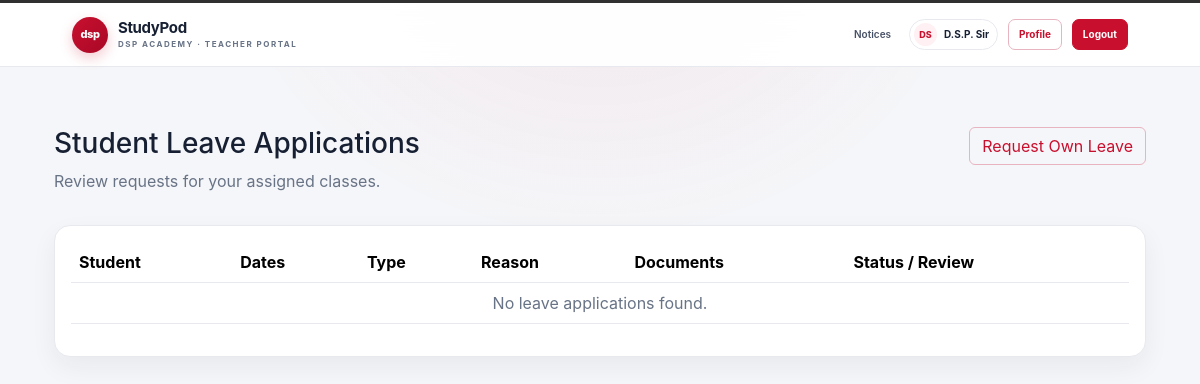
The app's page /academics/teacher/leaves/ (signed in), older data.
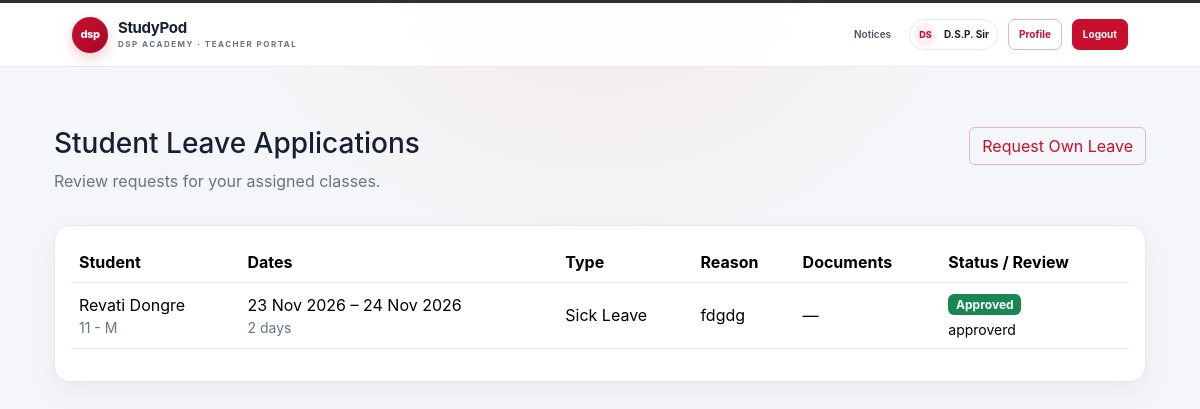
The same page, newer data.
### accounts/models.py (models this page shows, shortened)
class User(AbstractUser):
    class Role(models.TextChoices):
        TEACHER = "TEACHER", "Teacher"
        STUDENT = "STUDENT", "Student"
        PARENT = "PARENT", "Parent"
    role = models.CharField(
        max_length=10,
        choices=Role.choices,
        default=Role.STUDENT,
    )

class StudentProfile(models.Model):
    user = models.OneToOneField(
        User,
        on_delete=models.CASCADE,
        related_name="student_profile"
    )
    roll_number = models.CharField(max_length=50, unique=True)
    batch = models.CharField(max_length=50, blank=True, default="")
    phone_number = models.CharField(max_length=20, blank=True, default="")
    profile_picture = models.ImageField(
        upload_to="student_profiles/",
        blank=True,
    )
    student_class = models.ForeignKey(
        "academics.Class",
        on_delete=models.SET_NULL,
        null=True,
        blank=True,
        related_name="students"
    )
    parent = models.ForeignKey(
        "ParentProfile",
        on_delete=models.SET_NULL,
        null=True,
        blank=True,
        related_name="students"
    )
    mentor = models.ForeignKey(
        "TeacherProfile",
        on_delete=models.SET_NULL,
        null=True,
        blank=True,
        related_name="mentees",
    )

### academics/models.py (models this page shows, shortened)
class LeaveApplication(models.Model):
    class LeaveType(models.TextChoices):
        SICK = "SICK", "Sick Leave"
        PERSONAL = "PERSONAL", "Casual / Personal Leave"
        EMERGENCY = "EMERGENCY", "Emergency"
        OFFICIAL = "OFFICIAL", "Official / Extracurricular Event"
    class Status(models.TextChoices):
        PENDING = "PENDING", "Pending"
        APPROVED = "APPROVED", "Approved"
        REJECTED = "REJECTED", "Rejected"
        CANCELLED = "CANCELLED", "Cancelled"
    student = models.ForeignKey(
        "accounts.StudentProfile", on_delete=models.CASCADE, related_name="leave_applications"
    )
    student_class = models.ForeignKey(
        Class, on_delete=models.SET_NULL, null=True, related_name="leave_applications"
    )
    leave_type = models.CharField(max_length=12, choices=LeaveType.choices)
    start_date = models.DateField()
    end_date = models.DateField()
    reason = models.TextField()
    parent_acknowledgement = models.BooleanField(default=False)
    status = models.CharField(max_length=10, choices=Status.choices, default=Status.PENDING)
    reviewer = models.ForeignKey(
        "accounts.User", on_delete=models.SET_NULL, null=True, blank=True, related_name="reviewed_leave_applications"
    )
    review_note = models.TextField(blank=True)
    created_at = models.DateTimeField(auto_now_add=True)
    reviewed_at = models.DateTimeField(null=True, blank=True)
    class Meta:
        ordering = ("-created_at", "-pk")
        constraints = [
            models.UniqueConstraint(
                fields=("student", "start_date", "end_date"),
                condition=models.Q(status__in=("PENDING", "APPROVED")),
                name="unique_active_student_leave_range",
            ),
            models.CheckConstraint(
                condition=models.Q(end_date__gte=models.F("start_date")),
                name="leave_end_on_or_after_start",
            ),
        ]
    @property
    def total_days(self):
        return (self.end_date - self.start_date).days + 1

class Class(models.Model):
    name = models.CharField(max_length=50)
    section = models.CharField(max_length=10)
    academic_year = models.CharField(max_length=20)
    def __str__(self):
        return f"{self.name} - {self.section}"

### academics/views.py (the view)
# urls.py: path("teacher/leaves/", views.teacher_leave_page, name="teacher_leave_page"),
@login_required
def teacher_leave_page(request):
    if request.user.role != "TEACHER" and not request.user.is_staff:
        return redirect("dashboard")
    applications = LeaveApplication.objects.select_related("student__user", "student_class").filter(
        student_class__in=Class.objects.filter(teaching_assignments__teacher__user=request.user)
    )
    if request.user.is_staff and request.user.role != "TEACHER":
        applications = LeaveApplication.objects.select_related("student__user", "student_class").all()
    applications = applications.prefetch_related("attachments")
    return render(request, "academics/teacher_leave.html", {"applications": applications})

### academics/templates/academics/teacher_leave.html (shortened to what this page needs)
{% extends "accounts/base.html" %}
{% block content %}
<div class="container mt-4"><div class="d-flex justify-content-between align-items-start flex-wrap gap-3 mb-3"><div><h1 class="h3">Student Leave Applications</h1><p class="text-muted">Review requests for your assigned classes.</p></div><a class="btn btn-outline-primary" href="{% url 'teacher_leave_request' %}">Request Own Leave</a></div>
<div class="card"><div class="card-body"><div class="table-responsive"><table class="table align-middle"><thead><tr><th>Student</th><th>Dates</th><th>Type</th><th>Reason</th><th>Documents</th><th>Status / Review</th></tr></thead><tbody>
{% for application in applications %}<tr><td>{{ application.student.user.get_full_name|default:application.student.user.username }}<div class="small text-muted">{{ application.student_class }}</div></td><td>{{ application.start_date|date:"d M Y" }} – {{ application.end_date|date:"d M Y" }}<div class="small text-muted">{{ application.total_days }} day{{ application.total_days|pluralize }}</div></td><td>{{ application.get_leave_type_display }}</td><td>{{ application.reason }}</td><td>{% for attachment in application.attachments.all %}<a href="{% url 'leave_attachment_download' attachment.pk %}">{{ attachment.file.name|cut:"leave_attachments/" }}</a><br>{% empty %}—{% endfor %}</td><td>
{% if application.status == "PENDING" %}<form class="leave-review-form" method="post" action="{% url 'leave_review_api' application.pk %}">{% csrf_token %}<textarea class="form-control form-control-sm mb-2" name="review_note" rows="2" placeholder="Instructor note (optional)"></textarea><div class="d-flex gap-2"><button class="btn btn-sm btn-success" name="status" value="APPROVED">Approve</button><button class="btn btn-sm btn-danger" name="status" value="REJECTED">Reject</button></div></form>{% else %}<span class="badge {% if application.status == "APPROVED" %}text-bg-success{% elif application.status == "REJECTED" %}text-bg-danger{% else %}text-bg-secondary{% endif %}">{{ application.get_status_display }}</span><div class="small mt-1">{{ application.review_note|default:"No instructor note." }}</div>{% endif %}</td></tr>
{% empty %}<tr><td colspan="6" class="text-center text-muted">No leave applications found.</td></tr>{% endfor %}</tbody></table></div></div></div></div>
{% endblock %}

### accounts/templates/accounts/base.html (shortened to what this page needs)
<!DOCTYPE html>
<html lang="en">
<head>
    <link href="https://cdn.jsdelivr.net/npm/bootstrap@5.3.3/dist/css/bootstrap.min.css" rel="stylesheet">
</head>
<body class="{% if user.is_authenticated and user.role == 'STUDENT' %}student-portal{% elif user.is_authenticated and user.role == 'TEACHER' or user.is_authenticated and user.role == 'PARENT' %}teacher-parent-portal{% else %}bg-light{% endif %}">
    {% block navigation %}
    {% if user.is_authenticated and user.role == "STUDENT" or user.is_authenticated and user.role == "TEACHER" or user.is_authenticated and user.role == "PARENT" %}
        {% include "accounts/partials/student_portal_header.html" %}
    {% endif %}
    {% endblock %}
    <main class="container py-5">
        {% block content %}{% endblock %}
    </main>
</body>
</html>

### accounts/templates/accounts/partials/student_portal_header.html
<nav class="navbar navbar-expand-lg student-nav" aria-label="Student portal">
    <div class="container-fluid student-nav-inner">
        <a class="student-brand" href="{% url 'dashboard' %}" aria-label="StudyPod student dashboard">
            <span class="student-brand-mark">dsp</span>
            <span class="student-brand-copy">
                <strong>StudyPod</strong>
                <small>DSP ACADEMY · {% if user.role == "TEACHER" %}TEACHER PORTAL{% elif user.role == "PARENT" %}PARENT PORTAL{% else %}STUDENT PORTAL{% endif %}</small>
            </span>
        </a>
        <div class="student-nav-links">
            <a href="{% url 'notices' %}">Notices</a>
            <span class="student-user-chip">
                <span class="student-avatar">{% if user.first_name and user.last_name %}{{ user.first_name|first|upper }}{{ user.last_name|first|upper }}{% else %}{{ user.get_full_name|default:user.username|first|upper }}{% endif %}</span>
                {{ user.get_full_name|default:user.username }}
            </span>
            <a class="student-nav-button" href="{% url 'profile' %}">Profile</a>
            <a class="student-nav-button student-logout" href="{% url 'logout' %}">Logout</a>
        </div>
    </div>
</nav>

### accounts/templates/accounts/base.html (style rules this page uses)
:root { --sp-primary: #2563eb; --sp-navy: #0f172a; --sp-background: #f8fafc; --sp-text: #1e293b; --sp-muted: #64748b; --sp-border: #e2e8f0; }
body { background: var(--sp-background); color: var(--sp-text); font-family: -apple-system, BlinkMacSystemFont, "Segoe UI", sans-serif; }
h1, h2, h3, h4, h5, h6 { color: var(--sp-navy); font-weight: 600; }
.card { background-color: #fff; border: 1px solid var(--sp-border); border-radius: 12px; box-shadow: 0 2px 8px rgb(15 23 42 / 5%); }
a:not(.btn):not(.navbar-brand) { color: var(--sp-primary); }
.navbar a:not(.btn):not(.navbar-brand) { color: #fff; }
.text-muted { color: var(--sp-muted) !important; }

Row changes from the older to the newer data that the page shows:
added LeaveApplication: student.user.get_full_name "Revati Dongre", student_class "11 - M", start_date "23 Nov 2026", end_date "24 Nov 2026", total_days "2", leave_type "Sick Leave", reason "fdgdg", status "Approved", review_note "approverd"
Text that changed along with them:
text no longer shown: "No leave applications found."
